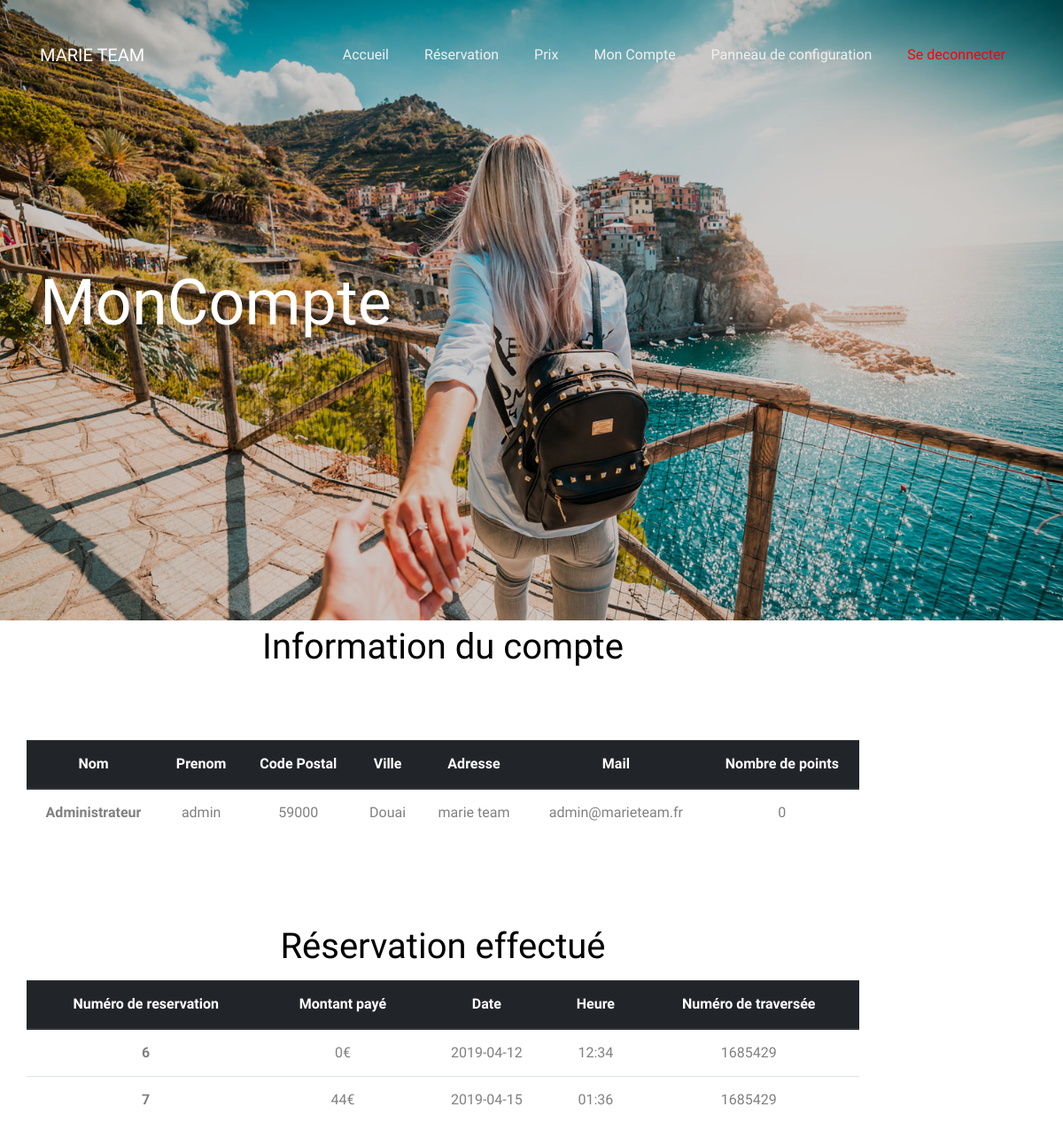
Before: /html/moncompte.php (signed in) with the older database file.
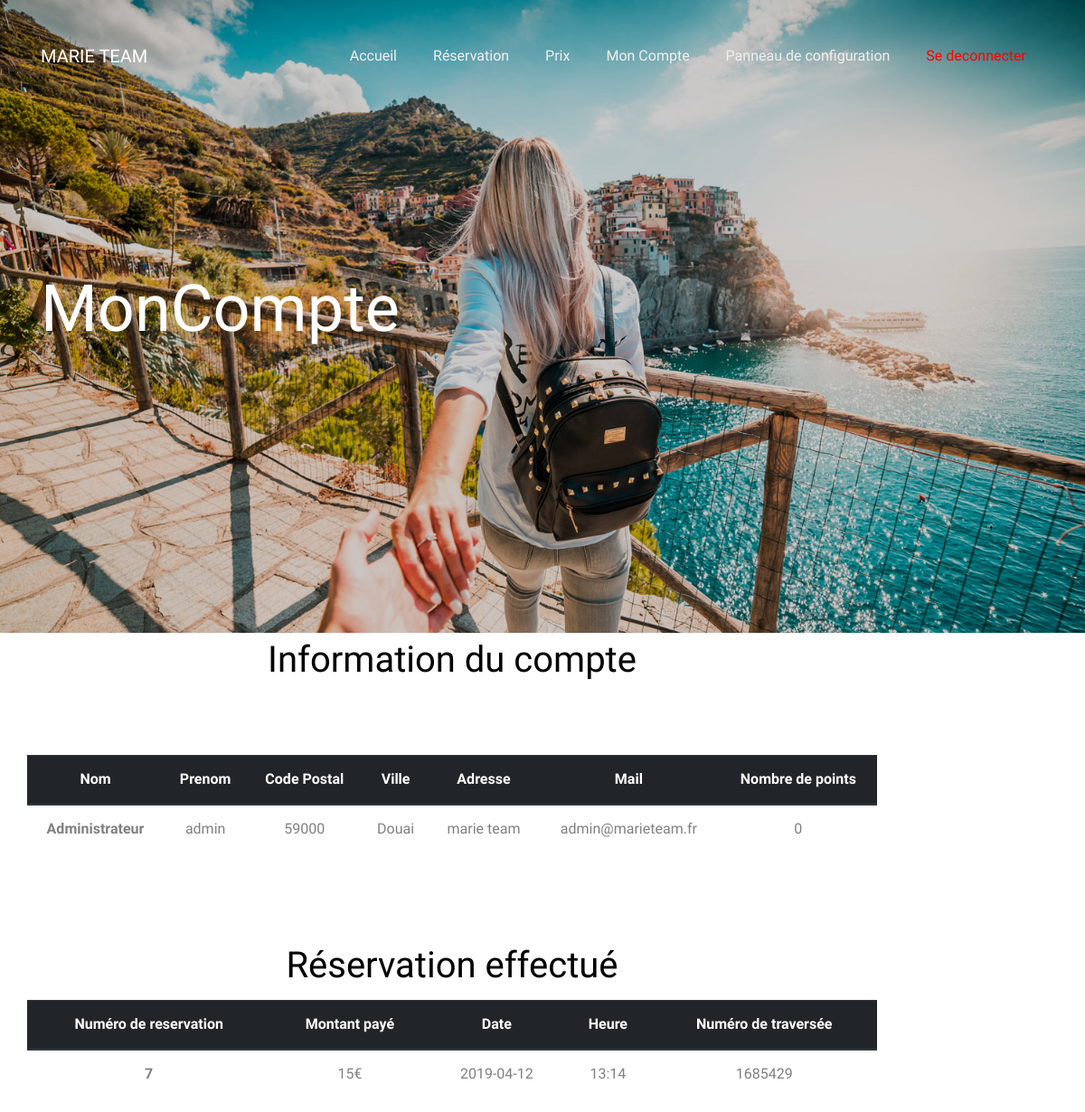
After: the same page with the newer database file.
### tables this page shows
CREATE TABLE IF NOT EXISTS `client` (
  `id` int(11) NOT NULL AUTO_INCREMENT,
  `idClient` varchar(50) NOT NULL,
  `Role` varchar(254) NOT NULL,
  `NomClient` varchar(50) NOT NULL,
  `PrenomClient` varchar(50) NOT NULL,
  `CodePostal` varchar(5) NOT NULL,
  `Ville` varchar(50) NOT NULL,
  `Adresse` varchar(50) NOT NULL,
  `Mail` varchar(50) NOT NULL,
  `NbAchatsFidelisant` int(11) NOT NULL,
  `mdp` varchar(255) DEFAULT NULL,
  PRIMARY KEY (`idClient`),
  KEY `id` (`id`)
);

CREATE TABLE IF NOT EXISTS `reservation` (
  `NumReservation` int(50) NOT NULL AUTO_INCREMENT,
  `MontantARegler` float NOT NULL,
  `date` date NOT NULL,
  `Heure` varchar(50) NOT NULL,
  `numeroIdentifiant` int(11) NOT NULL,
  `idClient` varchar(50) NOT NULL,
  `PlacesA1` int(11) NOT NULL DEFAULT '0',
  `PlacesA2` int(11) NOT NULL DEFAULT '0',
  `PlacesA3` int(11) NOT NULL DEFAULT '0',
  `PlacesB1` int(11) NOT NULL DEFAULT '0',
  `PlacesB2` int(11) NOT NULL DEFAULT '0',
  `PlacesC1` int(11) NOT NULL DEFAULT '0',
  `PlacesC2` int(11) NOT NULL DEFAULT '0',
  `PlacesC3` int(11) NOT NULL DEFAULT '0',
  PRIMARY KEY (`NumReservation`)
);

### html/moncompte.php (the view, shortened to what this page needs)
<?php
include 'start.php';
?>
<!DOCTYPE html>
<html lang="en">
  <head>
    <link rel="stylesheet" href="css/open-iconic-bootstrap.min.css">
    <link rel="stylesheet" href="css/animate.css">
    <link rel="stylesheet" href="css/owl.carousel.min.css">
    <link rel="stylesheet" href="css/owl.theme.default.min.css">
    <link rel="stylesheet" href="css/magnific-popup.css">
    <link rel="stylesheet" href="css/aos.css">
    <link rel="stylesheet" href="css/ionicons.min.css">
    <link rel="stylesheet" href="css/bootstrap-datepicker.css">
    <link rel="stylesheet" href="css/jquery.timepicker.css">
    <link rel="stylesheet" href="css/flaticon.css">
    <link rel="stylesheet" href="css/icomoon.css">
    <link rel="stylesheet" href="css/style.css">
  </head>
  <body>
    <?php
    include('nav.php');
    ?>
    <section class="home-slider owl-carousel">
      <div class="slider-item" style="background-image: url('images/bg_1.jpg');" data-stellar-background-ratio="0.5">
        <div class="overlay"></div>
        <div class="container">
          <div class="row slider-text align-items-center">
            <div class="col-md-7 col-sm-12 ftco-animate">
              <h1 class="mb-3">MonCompte</h1>
            </div>
          </div>
        </div>
      </div>
    </section>
    <div class="col-sm-9 col-sm-offset-3 col-lg-10 col-lg-offset-2 main">
	    <div class="container">
			<div class="row">
				<div class="col-lg-12">
					<h1 class="page-header" style="text-align: center;">Information du compte</h1>
				<div class="text">
					<table class="table" style="margin-top: 8%; margin-bottom: 10%;text-align: center;">
						<thead class="thead-dark">
							<tr>
								<th scope="col">Nom</th>
		                		<th scope="col">Prenom</th>
								<th scope="col">Code Postal</th>
								<th scope="col">Ville</th>
								<th scope="col">Adresse</th>
								<th scope="col">Mail</th>
								<th scope="col">Nombre de points</th>
							</tr>
						</thead>
						<tbody>
							<?php
								$getTableau = $db->prepare("SELECT * FROM Client WHERE idClient='".$_SESSION['idClient']."' ");
								$getTableau->setFetchMode(PDO:: FETCH_ASSOC);
								$getTableau->execute();
								while ($info=$getTableau->fetch()) {
								  echo'<tr>';
										echo'<th scope="row">'.$info['NomClient'].'</th>';
										echo'<td>'.$info['PrenomClient'].'</td>';
					          echo'<td>'.$info['CodePostal'].'</td>';
					          echo'<td>'.$info['Ville'].'</td>';
					          echo'<td>'.$info['Adresse'].'</td>';
					          echo'<td>'.$info['Mail'].'</td>';
					          echo'<td>'.$info['NbAchatsFidelisant'].'</td>';
									echo'</tr>';
								}
							?>
						</tbody>
					</table>
					</div>
				</div>
				<div class="col-lg-12">
					<h1 class="page-header" style="text-align: center;">Réservation effectué</h1>
        <table class="table" style="text-align: center;">
						<thead class="thead-dark">
							<tr>
								<th scope="col">Numéro de reservation</th>
		            <th scope="col">Montant payé</th>
								<th scope="col">Date</th>
								<th scope="col">Heure</th>
								<th scope="col">Numéro de traversée</th>
							</tr>
						</thead>
						<tbody>
							<?php
								$getTableau = $db->prepare("SELECT * FROM reservation WHERE idClient='".$_SESSION['idClient']."' ");
								$getTableau->setFetchMode(PDO:: FETCH_ASSOC);
								$getTableau->execute();
								while ($info=$getTableau->fetch()) {
								  echo'<tr>';
										echo'<th scope="row">'.$info['NumReservation'].'</th>';
										echo'<td>'.$info['MontantARegler'].'€</td>';
					          echo'<td>'.$info['date'].'</td>';
					          echo'<td>'.$info['Heure'].'</td>';
					          echo'<td>'.$info['numeroIdentifiant'].'</td>';
									echo'</tr>';
								}
							?>
						</tbody>
					</table>
					</div>
			</div>
		</div>
	</div>
  </body>
</html>

Changed rows visible on the page:
removed reservation: NumReservation "6", MontantARegler "0", date "2019-04-12", Heure "12:34", numeroIdentifiant "1685429"
changed reservation id 7: MontantARegler "44" → "15"; date "2019-04-15" → "2019-04-12"; Heure "01:36" → "13:14"
